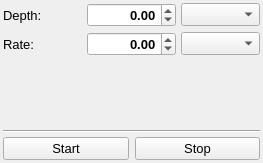
<?xml version="1.0" encoding="UTF-8"?>
<ui version="4.0">
 <class>DepthEmulatorWidget</class>
 <widget class="QWidget" name="DepthEmulatorWidget">
  <property name="geometry">
   <rect>
    <x>0</x>
    <y>0</y>
    <width>263</width>
    <height>163</height>
   </rect>
  </property>
  <property name="windowTitle">
   <string>Form</string>
  </property>
  <layout class="QGridLayout" name="gridLayout_2">
   <property name="leftMargin">
    <number>3</number>
   </property>
   <property name="topMargin">
    <number>3</number>
   </property>
   <property name="rightMargin">
    <number>3</number>
   </property>
   <property name="bottomMargin">
    <number>3</number>
   </property>
   <property name="verticalSpacing">
    <number>4</number>
   </property>
   <item row="0" column="0" colspan="2">
    <layout class="QGridLayout" name="gridLayout">
     <property name="spacing">
      <number>5</number>
     </property>
     <item row="1" column="1">
      <widget class="QDoubleSpinBox" name="dsbxRate">
       <property name="minimumSize">
        <size>
         <width>75</width>
         <height>0</height>
        </size>
       </property>
       <property name="font">
        <font>
         <pointsize>10</pointsize>
         <weight>75</weight>
         <bold>true</bold>
        </font>
       </property>
       <property name="alignment">
        <set>Qt::AlignRight|Qt::AlignTrailing|Qt::AlignVCenter</set>
       </property>
       <property name="minimum">
        <double>-1000.000000000000000</double>
       </property>
       <property name="maximum">
        <double>1000.000000000000000</double>
       </property>
       <property name="singleStep">
        <double>1.000000000000000</double>
       </property>
      </widget>
     </item>
     <item row="1" column="2">
      <widget class="QComboBox" name="cboxRate">
       <property name="font">
        <font>
         <pointsize>10</pointsize>
        </font>
       </property>
      </widget>
     </item>
     <item row="1" column="0">
      <widget class="QLabel" name="lblRate">
       <property name="font">
        <font>
         <pointsize>10</pointsize>
        </font>
       </property>
       <property name="text">
        <string>Rate:</string>
       </property>
      </widget>
     </item>
     <item row="0" column="2">
      <widget class="QComboBox" name="cboxDepth">
       <property name="font">
        <font>
         <pointsize>10</pointsize>
        </font>
       </property>
      </widget>
     </item>
     <item row="0" column="0">
      <widget class="QLabel" name="lblDepth">
       <property name="font">
        <font>
         <pointsize>10</pointsize>
        </font>
       </property>
       <property name="text">
        <string>Depth:</string>
       </property>
      </widget>
     </item>
     <item row="0" column="1">
      <widget class="QDoubleSpinBox" name="dsbxDepth">
       <property name="minimumSize">
        <size>
         <width>75</width>
         <height>0</height>
        </size>
       </property>
       <property name="font">
        <font>
         <pointsize>10</pointsize>
         <weight>75</weight>
         <bold>true</bold>
        </font>
       </property>
       <property name="alignment">
        <set>Qt::AlignRight|Qt::AlignTrailing|Qt::AlignVCenter</set>
       </property>
       <property name="decimals">
        <number>2</number>
       </property>
       <property name="minimum">
        <double>-1000.000000000000000</double>
       </property>
       <property name="maximum">
        <double>100000.000000000000000</double>
       </property>
      </widget>
     </item>
    </layout>
   </item>
   <item row="1" column="0">
    <spacer name="verticalSpacer">
     <property name="orientation">
      <enum>Qt::Vertical</enum>
     </property>
     <property name="sizeHint" stdset="0">
      <size>
       <width>20</width>
       <height>64</height>
      </size>
     </property>
    </spacer>
   </item>
   <item row="2" column="0" colspan="2">
    <widget class="Line" name="line">
     <property name="orientation">
      <enum>Qt::Horizontal</enum>
     </property>
    </widget>
   </item>
   <item row="3" column="0">
    <widget class="QPushButton" name="pbtStart">
     <property name="font">
      <font>
       <pointsize>10</pointsize>
      </font>
     </property>
     <property name="text">
      <string>Start</string>
     </property>
     <property name="checkable">
      <bool>true</bool>
     </property>
    </widget>
   </item>
   <item row="3" column="1">
    <widget class="QPushButton" name="pbtStop">
     <property name="font">
      <font>
       <pointsize>10</pointsize>
      </font>
     </property>
     <property name="text">
      <string>Stop</string>
     </property>
    </widget>
   </item>
  </layout>
 </widget>
 <resources/>
 <connections/>
</ui>
